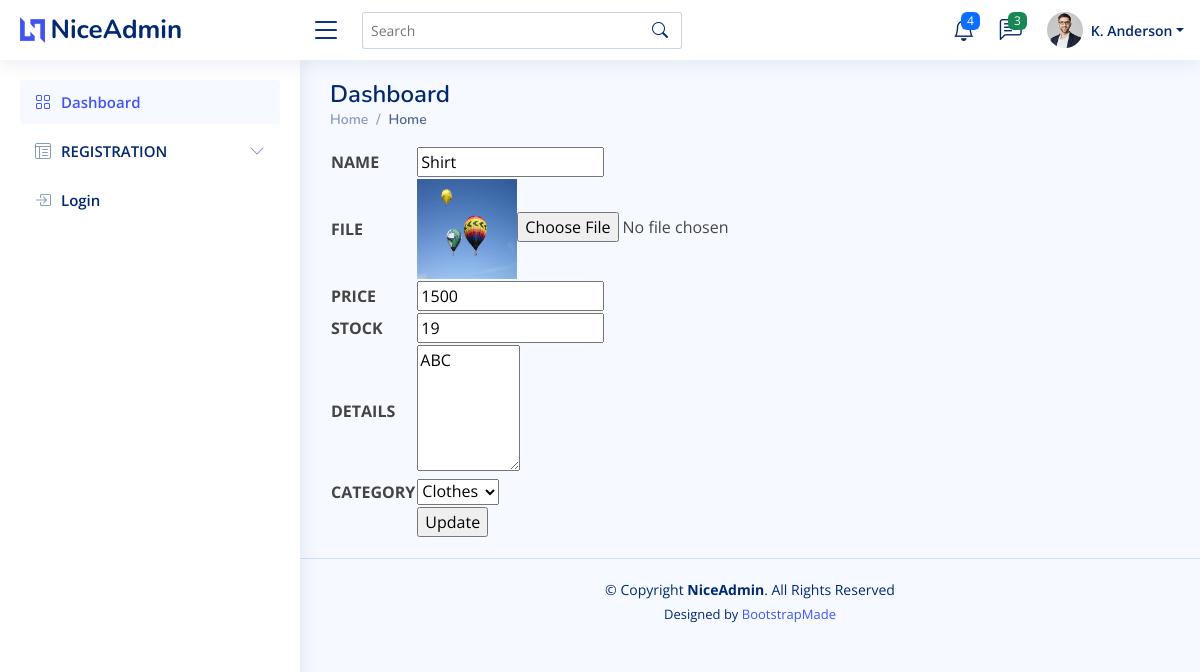
The app's page /edit9/ with its own data.
### seller/models.py (models this page shows)
class product_tb(models.Model):
    Name=models.CharField(max_length=20)
    File=models.FileField()
    Price=models.IntegerField()
    Stock=models.IntegerField()
    Details=models.CharField(max_length=20)
    Categoryid=models.ForeignKey('Site_admin.category_tb',on_delete=models.CASCADE)
    Sellerid=models.ForeignKey(seller_tb,on_delete=models.CASCADE)

### Site_admin/models.py (models this page shows)
class category_tb(models.Model):
    Category_Name=models.CharField(max_length=20)

### seller/views.py (the view)
# urls.py: path('edit<int:id>/',sellerview.edit,name="edit"),
def edit(request,id):
    user=product_tb.objects.filter(id=id)
    cat=category_tb.objects.all()
    return render(request,'edit.html',{'ed':user,'ca':cat})

### templates/edit.html (shortened to what this page needs)
{% extends 'commonbase.html' %}
{% block content %}
<html>
    <body>
        <table>
            <form action="{% url 'editAction' %}" method="post" enctype="multipart/form-data">
            {% for v in ed %}
            <tr>
                <th>NAME</th>
                <td><input type="text" name="name" value="{{v.Name}}"></td>
            </tr>
            <tr>
                <th>FILE</th>
                <td><img src="{{v.File.url}}" height="100px" width="100px" alt="No pic"><input type="file" name="image"></td>
            </tr>
            <tr>
                <th>PRICE</th>
                <td><input type="number" name="price" value="{{v.Price}}"></td>
            </tr>
            <tr>
                <th>STOCK</th>
                <td><input type="number" name="stock" value="{{v.Stock}}"></td>
            </tr>
            <tr>
                <th>DETAILS</th>
                <td><textarea cols="10" rows="5" name="details" >{{v.Details}}</textarea></td>
            </tr>
            <tr>
                <th>CATEGORY</th>
                <td>
                    <select name="category">
                        <option value="{{v.Categoryid_id}}">{{v.Categoryid.Category_Name}}</option>
                        </select>
                </td>
            </tr>
            <tr>
                <th></th>
                <td><input type="submit" value="Update"></td>
            </tr>
            {% endfor %}
        </form>
        </table>
    </body>
</html>
{% endblock %}

### static/NiceAdmin/assets/css/style.css (style rules this page uses)
:root { scroll-behavior: smooth; }
body { font-family: "Open Sans", sans-serif; background: #f6f9ff; color: #444444; }

### records on screen
product_tb: name "Shirt", File (picture), price "1500", stock "19", details "ABC", category "Clothes"
